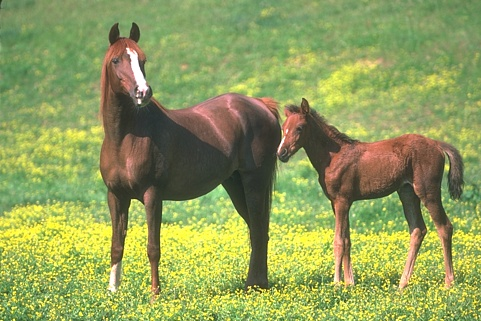
#> input picture 113016.jpg, 481 x 321 px
$ python ImageScanner.py --image ../113016.jpg   (Python 2 division)   (older library calls are emulated)
#> lines starting #> are read from the running program, lines starting #| are printed output that depends on the picture; after the words box and inside, x2 and y2 are one past the last pixel; in counts of white or black regions, pixels touching at a corner belong together
### Image_Lib/image_utils.py
__author__ = 'Charlie'
import cv2
import numpy as np


def image_resize(image, width=-1, height=-1):
    shape = image.shape
    if width == -1:
        if height == -1:
            return image
        else:
            return cv2.resize(image, (int(height * shape[1] / shape[0]), height))
    elif height == -1:
        return cv2.resize(image, (width, int(width * shape[0] / shape[1])))
    else:
        cv2.resize(image, (width, height))


# Image has to eb gray scaled and gaussian blurred before calling this function
# [5 lines left out: function auto_canny, not called in this run]


def adaptive_threshold(image, option=cv2.THRESH_BINARY):
    return cv2.adaptiveThreshold(image, 255, cv2.ADAPTIVE_THRESH_GAUSSIAN_C, option, 11, 2)


def sharpen_image(image):
    kernel = np.array([[0, -1, 0], [-1, 5, -1], [0, -1, 0]], dtype=np.float)
    return cv2.filter2D(image, -1, kernel)


def order_points(pts):
    # The first entry in the list is the top-left,
    # the second entry is the top-right, the third is the
    # bottom-right, and the fourth is the bottom-left
    rect = np.zeros((4, 2), dtype="float32")

    # the top-left point will have the smallest sum, whereas
    # the bottom-right point will have the largest sum
    s = pts.sum(axis=1)
    rect[0] = pts[np.argmin(s)]
    rect[2] = pts[np.argmax(s)]

    # now, compute the difference between the points, the
    # top-right point will have the smallest difference,
    # whereas the bottom-left will have the largest difference
    diff = np.diff(pts, axis=1)
    rect[1] = pts[np.argmin(diff)]
    rect[3] = pts[np.argmax(diff)]

    return rect


# [40 lines left out: functions image_rotate_by_90_clockwise, image_rotate_by_90_anticlockwise, get_contours, sort_contours, not called in this run]


def get_midpoint(ptA, ptB):
    return (ptA[0] + ptB[0]) * 0.5, (ptA[1] + ptB[1]) * 0.5


# [7 lines left out: function detect_face, not called in this run]


def add_text(image, text):
    cv2.putText(image, text, (15, 15), cv2.FONT_HERSHEY_SIMPLEX, 0.6, (0, 0, 255), 2)

### Image_Lib/image_transform.py
__author__ = 'Charlie'
#Code follows from PyImageSearch blog
import numpy as np
import cv2
import image_utils as utils


def four_point_transform(image, pts):
    # obtain a consistent order of the points and unpack them
    # individually
    rect = utils.order_points(pts)
    (tl, tr, br, bl) = rect

    # compute the width of the new image, which will be the
    # maximum distance between bottom-right and bottom-left
    # x-coordiates or the top-right and top-left x-coordinates
    widthA = np.sqrt(((br[0] - bl[0]) ** 2) + ((br[1] - bl[1]) ** 2))
    widthB = np.sqrt(((tr[0] - tl[0]) ** 2) + ((tr[1] - tl[1]) ** 2))
    maxWidth = max(int(widthA), int(widthB))

    # compute the height of the new image, which will be the
    # maximum distance between the top-right and bottom-right
    # y-coordinates or the top-left and bottom-left y-coordinates
    heightA = np.sqrt(((tr[0] - br[0]) ** 2) + ((tr[1] - br[1]) ** 2))
    heightB = np.sqrt(((tl[0] - bl[0]) ** 2) + ((tl[1] - bl[1]) ** 2))
    maxHeight = max(int(heightA), int(heightB))

    # now that we have the dimensions of the new image, construct
    # the set of destination points to obtain a "birds eye view",
    # (i.e. top-down view) of the image, again specifying points
    # in the top-left, top-right, bottom-right, and bottom-left
    # order
    dst = np.array([
        [0, 0],
        [maxWidth - 1, 0],
        [maxWidth - 1, maxHeight - 1],
        [0, maxHeight - 1]], dtype="float32")

    # compute the perspective transform matrix and then apply it
    M = cv2.getPerspectiveTransform(rect, dst)
    warped = cv2.warpPerspective(image, M, (maxWidth, maxHeight))
    return warped

### PyImageSearchProblems/ImageScanner.py
__author__ = 'Charlie'
import os, sys, inspect
import cv2
import numpy as np
import argparse

# Info:
# cmd_folder = os.path.dirname(os.path.abspath(__file__))
# __file__ fails if script is called in different ways on Windows
# __file__ fails if someone does os.chdir() before
# sys.argv[0] also fails because it doesn't not always contains the path
cmd_subfolder = os.path.realpath(
    os.path.abspath(os.path.join(os.path.split(inspect.getfile(inspect.currentframe()))[0], "..", "Image_Lib")))
if cmd_subfolder not in sys.path:
    sys.path.insert(0, cmd_subfolder)

from image_transform import four_point_transform
import image_utils as utils

ap = argparse.ArgumentParser()
ap.add_argument("-i", "--image", required=True, help="Path to Image to be scanned")
args = vars(ap.parse_args())

image = cv2.imread(args["image"])
#> image is the input picture: shape (321, 481, 3); mean B, G, R 90.8, 157.9, 144.6
ratio = image.shape[0] / 500.0
#> ratio = 0.642
orig = image.copy()
image = utils.image_resize(image, height=500)
#> in image_resize, `return cv2.resize(image, (int(height * shape[1] / shape[0]), height))`:
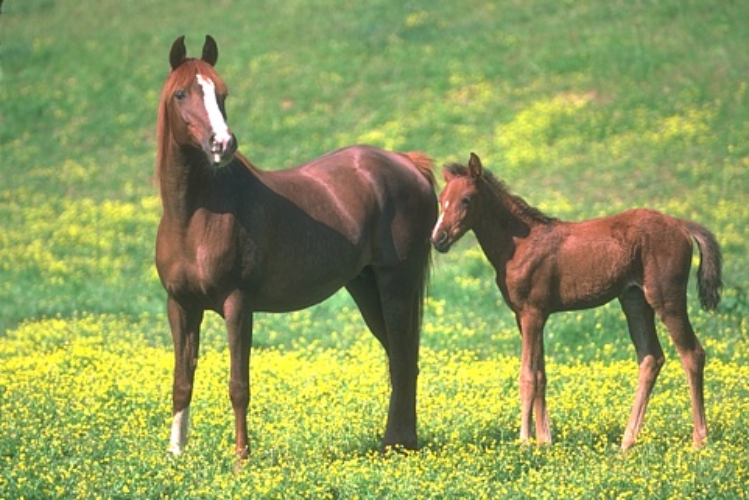
#> returned value: shape (500, 749, 3); mean of channels 0, 1, 2 90.6, 157.7, 144.4; drawn as B, G, R

gray = cv2.cvtColor(image, cv2.COLOR_BGR2GRAY)
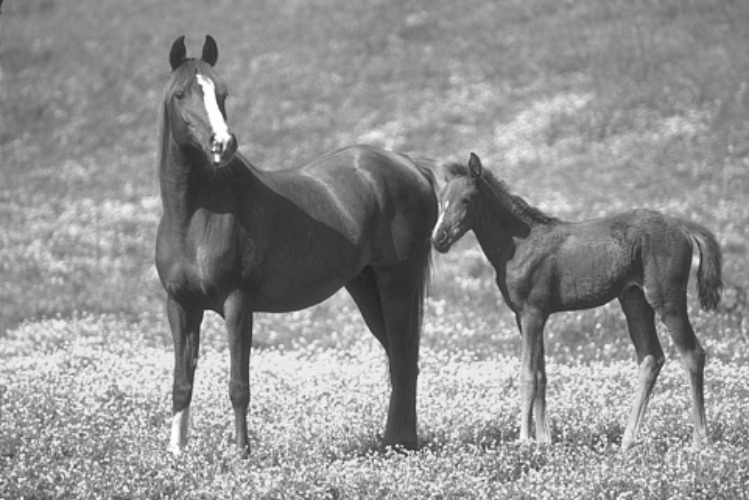
#> gray: shape (500, 749); min 35, max 255, mean 146.1
gray = cv2.GaussianBlur(gray, (5, 5), 0)
# clahe = cv2.createCLAHE()
# gray = clahe.apply(gray)
edged = cv2.Canny(gray, 25, 75)
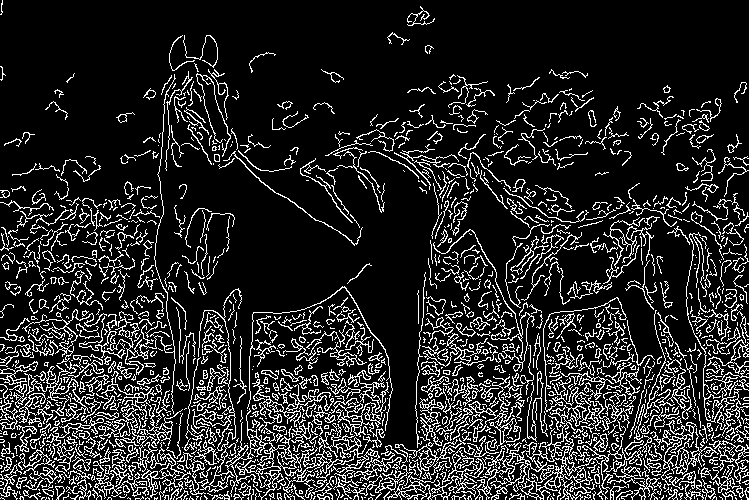
#> edged: shape (500, 749); 15% white in thin lines or dots

# show the original image and the edge detected image
print "STEP 1: Edge Detection"
# [8 lines of commented-out code are left out]
(_, cnts, _) = cv2.findContours(edged.copy(), cv2.RETR_LIST, cv2.CHAIN_APPROX_SIMPLE)
#> cnts = 2123 contours, 1720 with area under 20; largest, box (x1, y1, x2, y2) and area: (475, 297, 662, 500) 3114, (235, 379, 408, 500) 2422, (177, 288, 268, 497) 1502, (650, 420, 719, 490) 660, (431, 445, 487, 500) 626
cnts = sorted(cnts, key=cv2.contourArea, reverse=True)[:5]
#> cnts = 5 contours; box (x1, y1, x2, y2) and area: (475, 297, 662, 500) 3114, (235, 379, 408, 500) 2422, (177, 288, 268, 497) 1502, (650, 420, 719, 490) 660, (431, 445, 487, 500) 626

# loop over the contours
for c in cnts:
    # approximate the contour
    peri = cv2.arcLength(c, True)
    approx = cv2.approxPolyDP(c, 0.02 * peri, True)

    # if our approximated contour has four points, then we
    # can assume that we have found our screen
    if len(approx) == 4:
        screenCnt = approx
        break
#> this loop made 1 pass
#> (peri, screenCnt) on pass 1: (4333.9, [[617, 297], [475, 499], [660, 494], [545, 409]])

# show the contour (outline) of the piece of paper
print "STEP 2: Find contours of paper"
# [8 lines of commented-out code are left out]
warped = four_point_transform(orig, screenCnt.reshape(4, 2) * ratio)
#> in order_points, `s = pts.sum(axis=1)`: s = [586.8, 625.3, 740.9, 612.5]
#> in order_points, `diff = np.diff(pts, axis=1)`: diff = [-205.4, 15.41, -106.6, -87.31]
#> in four_point_transform, `rect = utils.order_points(pts)`: rect = [[396.1, 190.7], [396.1, 190.7], [423.7, 317.1], [305, 320.4]]
#> in four_point_transform, `(tl, tr, br, bl) = rect`: tl = [396.1, 190.7]; br = [423.7, 317.1]; bl = [305, 320.4]
#> in four_point_transform, `widthA = np.sqrt(((br[0] - bl[0]) ** 2) + ((br[1] - bl[1]) ** 2))`: widthA = 118.8
#> in four_point_transform, `widthB = np.sqrt(((tr[0] - tl[0]) ** 2) + ((tr[1] - tl[1]) ** 2))`: widthB = 0
#> in four_point_transform, `maxWidth = max(int(widthA), int(widthB))`: maxWidth = 118
#> in four_point_transform, `heightA = np.sqrt(((tr[0] - br[0]) ** 2) + ((tr[1] - br[1]) ** 2))`: heightA = 129.5
#> in four_point_transform, `heightB = np.sqrt(((tl[0] - bl[0]) ** 2) + ((tl[1] - bl[1]) ** 2))`: heightB = 158.5
#> in four_point_transform, `maxHeight = max(int(heightA), int(heightB))`: maxHeight = 158
#> in four_point_transform, `dst = np.array([ [0, 0], [maxWidth - 1, 0], [maxWidth - 1, maxHeight -..`: dst = [[0, 0], [117, 0], [117, 157], [0, 157]]
#> in four_point_transform, `M = cv2.getPerspectiveTransform(rect, dst)`: M = [[0.00188, 0.00132, -0.999], [-0.0011, 0.00257, -0.0527], [-7.03e-06, 1.64e-05, -0.000336]]
#> in four_point_transform, `warped = cv2.warpPerspective(image, M, (maxWidth, maxHeight))`:
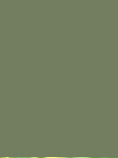
#> warped: shape (158, 118, 3); mean B, G, R 95, 126.4, 114.2

# convert the warped image to grayscale, then threshold it
# to give it that 'black and white' paper effect
warped = cv2.cvtColor(warped, cv2.COLOR_BGR2GRAY)
#> warped: shape (158, 118)
warped = utils.adaptive_threshold(warped)
#> in adaptive_threshold, `return cv2.adaptiveThreshold(image, 255, cv2.ADAPTIVE_THRESH_GAUSSIAN_..`:
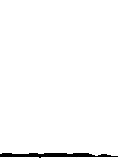
#> returned value: shape (158, 118); 97.9% white; 1 black region, box (x1, y1, x2, y2) and area: (0, 153, 118, 158) 384
warped = warped.astype("uint8")

# show the original and scanned images
print "STEP 3: Apply perspective transform"
# cv2.imshow("Original", utils.image_resize(orig, height = 650))
cv2.imshow("Scanned", utils.image_resize(warped, height=650))
cv2.waitKey(0)

$ run again, on recipt2.jpg
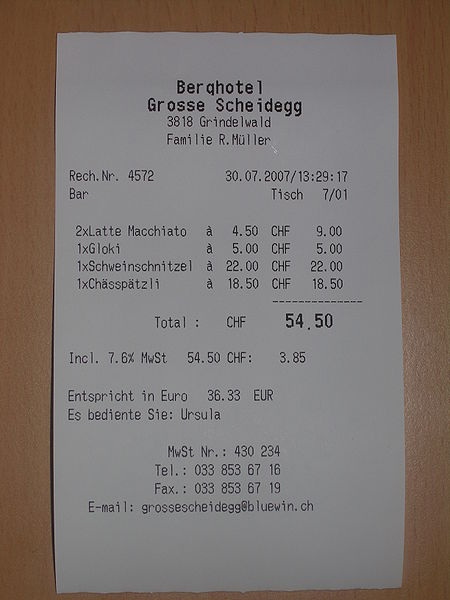
#> input picture recipt2.jpg, 450 x 600 px
#> image is the input picture: shape (600, 450, 3); mean B, G, R 112.1, 116.4, 125.2
#> `edged = cv2.Canny(gray, 25, 75)`:
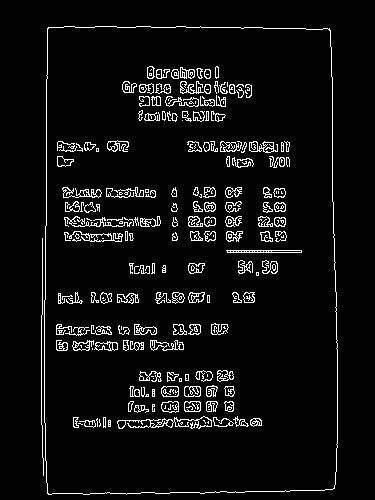
#> edged: shape (500, 375); 5.7% white in thin lines or dots, all inside (x1, y1, x2, y2) = (41, 26, 338, 495)
#> `(_, cnts, _) = cv2.findContours(edged.copy(), cv2.RETR_LIST, cv2.CHAIN..`: cnts = 519 contours, 308 with area under 20; largest, box (x1, y1, x2, y2) and area: (44, 26, 338, 495) 134199, (44, 26, 338, 495) 134194, (117, 416, 212, 429) 308, (69, 231, 123, 242) 214, (249, 141, 278, 153) 178
#> `cnts = sorted(cnts, key=cv2.contourArea, reverse=True)[:5]`: cnts = 5 contours; box (x1, y1, x2, y2) and area: (44, 26, 338, 495) 134199, (44, 26, 338, 495) 134194, (117, 416, 212, 429) 308, (69, 231, 123, 242) 214, (249, 141, 278, 153) 178
#> the loop `for c in cnts:` made 1 pass
#> (peri, screenCnt) on pass 1: (1526.3, [[48, 27], [47, 493], [334, 488], [329, 28]])
#> s = [90, 648, 986.4, 428.4]
#> diff = [-25.2, 535.2, 184.8, -361.2]
#> rect = [[57.6, 32.4], [394.8, 33.6], [400.8, 585.6], [56.4, 591.6]]
#> tl = [57.6, 32.4]; tr = [394.8, 33.6]; br = [400.8, 585.6]; bl = [56.4, 591.6]
#> widthA = 344.5
#> widthB = 337.2
#> maxWidth = 344
#> heightA = 552
#> heightB = 559.2
#> maxHeight = 559
#> dst = [[0, 0], [343, 0], [343, 558], [0, 558]]
#> M = [[1, 0.00215, -57.87], [-0.00362, 1.02, -32.79], [-3.76e-05, 3.85e-05, 1]]
#> in image_resize (call 2), `return cv2.resize(image, (int(height * shape[1] / shape[0]), height))`:
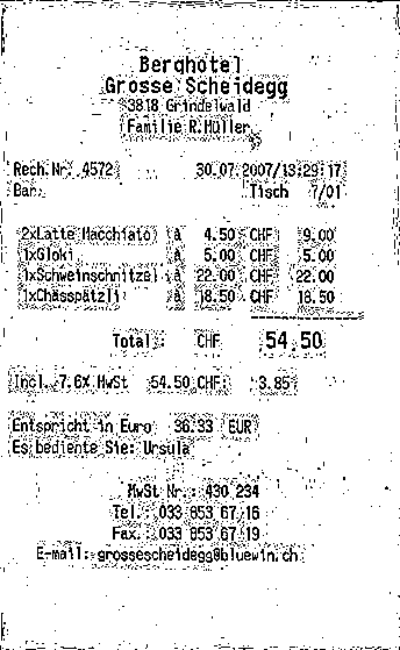
#> returned value: shape (650, 400); min 0, max 255, mean 231.9
